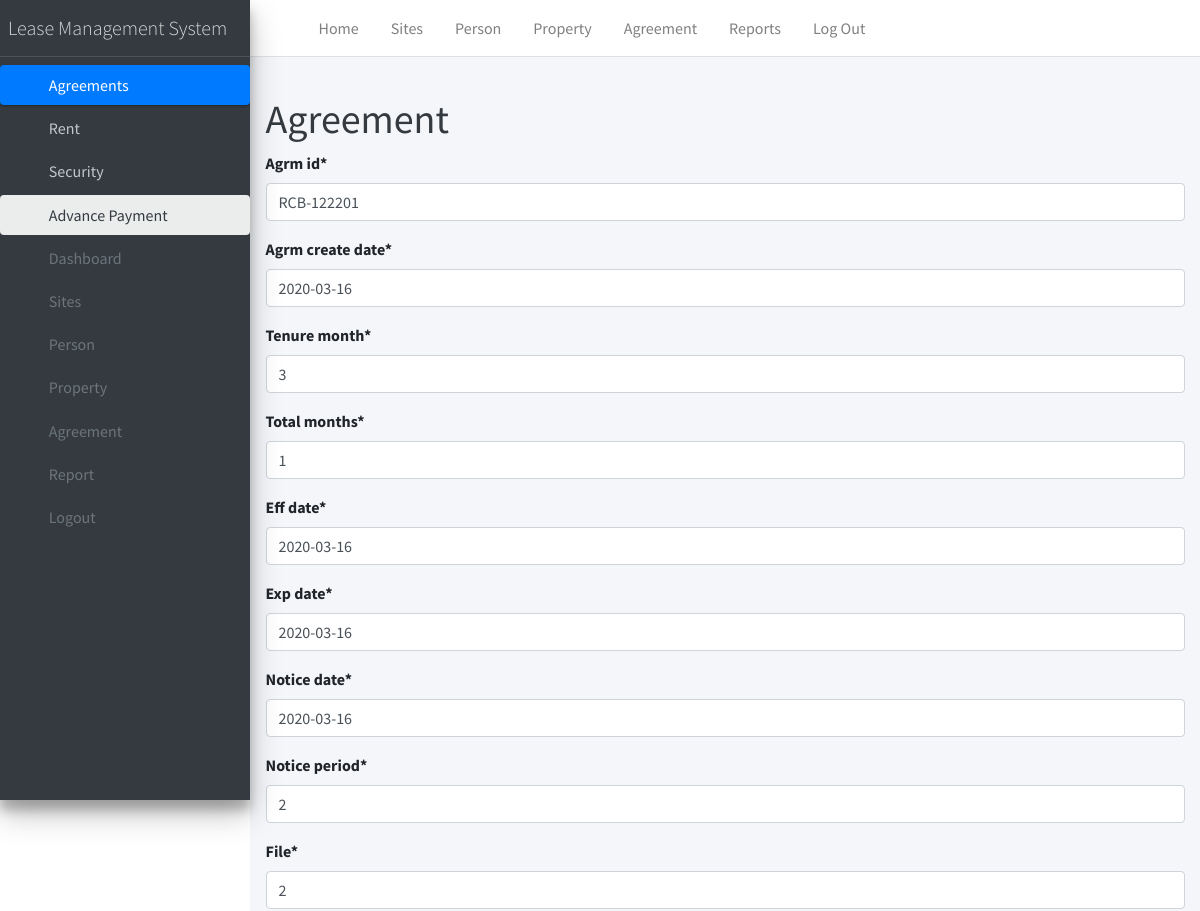
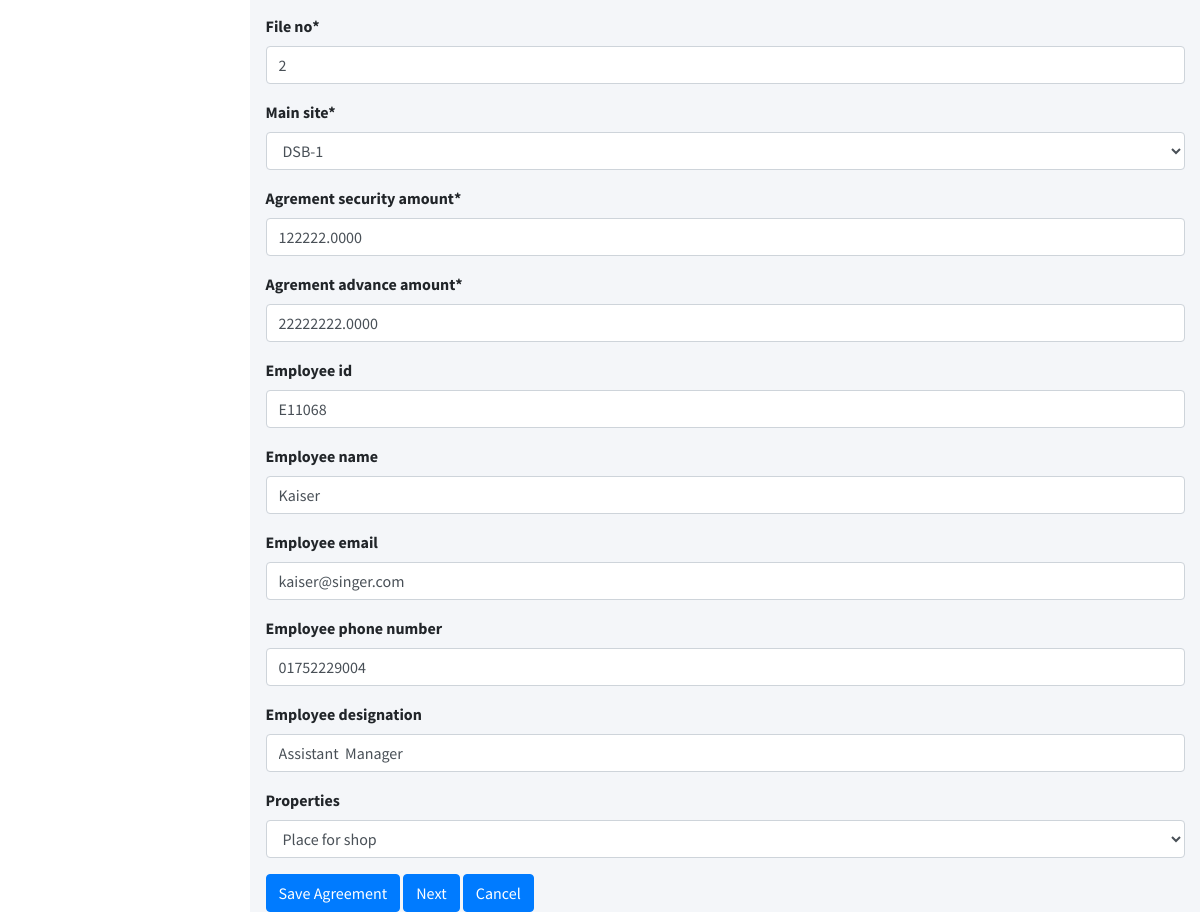
Page /agreement_edit/1/ on the committed database (2 pictures, top to bottom).
### agreement/models.py (models this page shows, shortened)
class Agreement(models.Model):
    id= models.IntegerField(max_length=10000000, primary_key=True),
    agrm_id=models.CharField(max_length=10,unique=True)
    agrm_create_date = models.DateField(null=True)
    tenure_month=models.IntegerField()
    eff_date = models.DateField(null=True)
    exp_date = models.DateField(null=True)
    notice_date = models.DateField(null=True)
    notice_period = models.CharField(max_length=2)
    file=models.CharField(max_length=7)
    total_months=models.IntegerField(default=1)
    file_no=models.CharField(max_length=8)
    main_site=models.ForeignKey(Site,on_delete=models.CASCADE)
    agrement_advance_amount=models.DecimalField(null=True,max_digits=30,decimal_places=4)
    agrement_security_amount=models.DecimalField(null=True,max_digits=30,decimal_places=4)
    employee_id=models.CharField(max_length=10,blank=True)
    employee_name=models.CharField(max_length=30,blank=True)
    employee_designation=models.CharField(max_length=50,blank=True)
    employee_phone_number=models.CharField(max_length=15,blank=True)
    employee_email=models.EmailField(max_length=30,blank=True)
    status=models.CharField(max_length=10,blank=True)
    interest_rate=models.DecimalField(null=True,max_digits=30,decimal_places=4)
    properties=models.ForeignKey(Properties,on_delete=models.CASCADE,blank=True)

### rentmanagement/views.py (the view)
# urls.py: url(r'^agreement_edit/?(?P<id>[^/]+)/$', agreement_edit_view, name="agreement_edit_view"),
def agreement_edit_view(request,id):
    obj=get_object_or_404(Agreement,id=id)
    form = AgreementForm(request.POST or None,instance=obj)
    if form.is_valid():
        form.save()
        return redirect(agreement_detail_view)
    else:
        messages.success(request,"Please try again")
    return render(request, 'agreement/agreement.html', {'form': form})

### agreement/forms.py
class AgreementForm(forms.ModelForm):
    class Meta:
        model = Agreement
        fields = ['agrm_id','agrm_create_date', 'tenure_month','total_months','eff_date','exp_date','notice_date','notice_period','file','file_no','main_site','agrement_security_amount','agrement_advance_amount','employee_id','employee_name','employee_email','employee_phone_number','employee_designation','properties']

### agreement/models.py (called while the page is built)
    def __str__(self):
        return self.site_code+self.site_ext

    def __str__(self):
        return self.desc

### templates/agreement/agreement.html (shortened to what this page needs)
{% extends 'agreement/base.html' %}
{% load crispy_forms_tags %}
{% block content %}
<div class="row mb-2">
  <div class="col-sm-6">
    <h1 class="m-0 text-dark">Agreement</h1>
  </div>
</div>
  <form method="POST">
    {{ form|crispy }}
    <button type="submit" value='save' name="_save" class="btn btn-primary">Save Agreement</button>
    <button type="submit" value='next' name="_next" class="btn btn-primary">Next</button>
    <a href="javascript:history.go(-1)" value='cancel' class="btn btn-primary">Cancel</a>
  </form>
{% endblock %}

### rows in the picture
Agreement: agrm_id "RCB-122201", agrm_create_date "2020-03-16", tenure_month "3", total_months "1", eff_date "2020-03-16", exp_date "2020-03-16", notice_date "2020-03-16", notice_period "2", file "2", file_no "2", main_site "DSB-1", agrement_security_amount "122222.0000", agrement_advance_amount "22222222.0000", employee_id "E11068", employee_name "Kaiser", employee_email "kaiser@singer.com", employee_phone_number "01752229004", employee_designation "Assistant Manager", properties "Place for shop"
